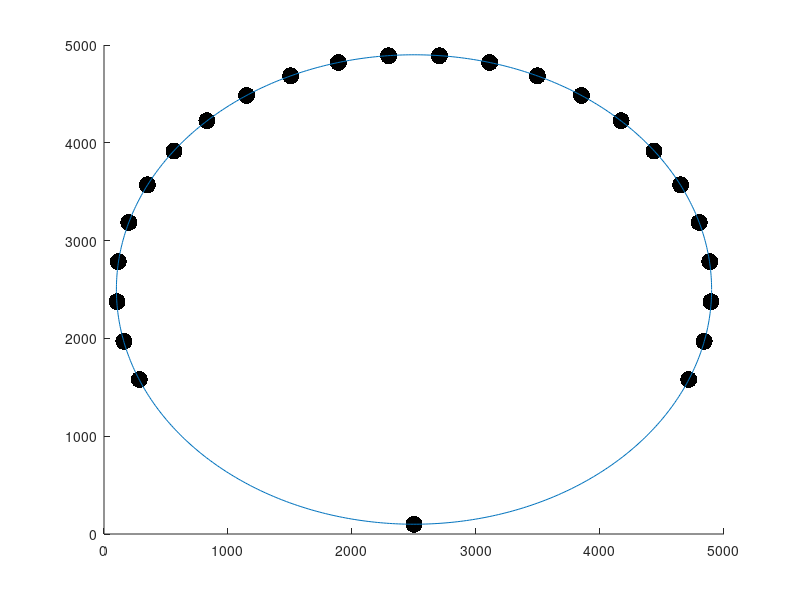

Source code (MATLAB):
dim = 5000;
half = dim/2;

n = 24;
num = 100000;
extravec = pi/7 : (pi/20 - pi/8)/(num-1) : pi/20;
err = zeros(num,1);

[val, ind] = min(err);
extra = pi/8 %extravec(ind);
extra/pi
anglebounds = [(pi + extra), -extra];
angle = [anglebounds(1) : (anglebounds(2) - anglebounds(1))/(n-1) : anglebounds(2), -pi/2];

z = (half - 100) * exp(j*angle);
pos = [real(z) + half*ones(1,n+1); imag(z) + half*ones(1, n+1)];

posr = round(pos/5) * 5;


g = figure(1);
clf;
hold on
set(g, 'Position', [100,100,800,800]);
scatter(posr(1,:), posr(2,:), 150, [0,0,0], 'filled');

ang = 0 : 1/100 : 2*pi;
circle = (half - 100) * exp(j*ang);
plot(real(circle) + half*ones(1,length(circle)), imag(circle) + half*ones(1,length(circle)));